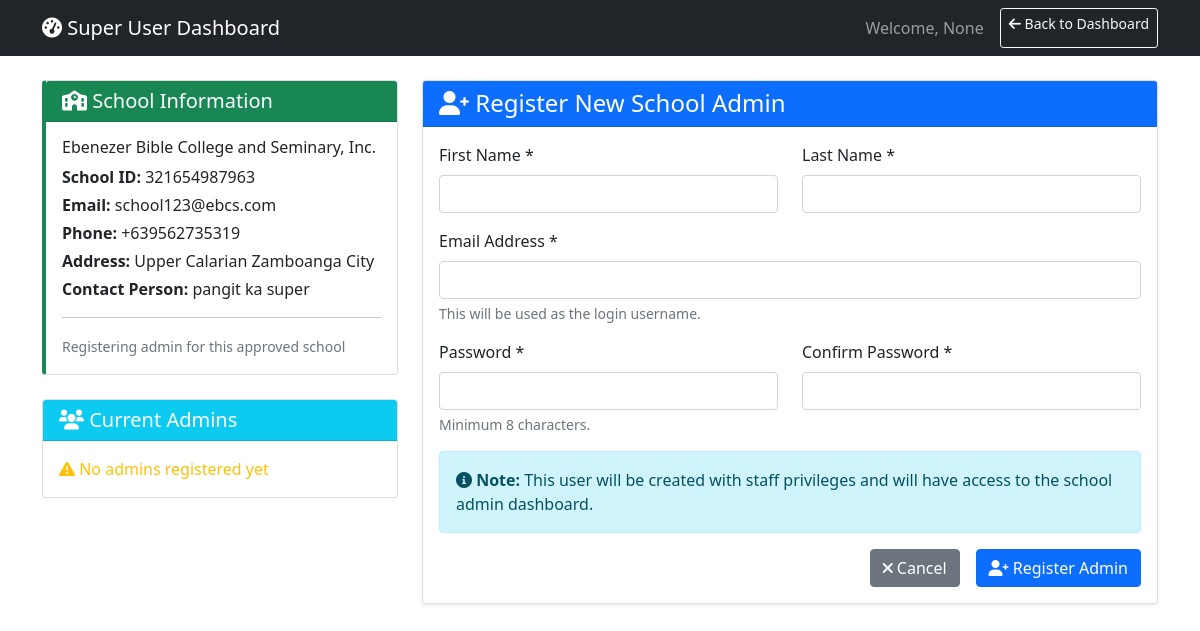
Screenshot of /school/1/register-admin/ (signed in) with the database file from the repository.
### lesson/models.py (models this page shows, shortened)
class User(AbstractUser):
    ROLE_CHOICES = [
        ('Student Teacher', 'Student Teacher'),
        ('Teacher', 'Teacher'),
        ('Department Head', 'Department Head'),
        ('Admin', 'Admin'),
    ]
    username = None
    email = models.EmailField(unique=True)
    middle_name = models.CharField(max_length=100, blank=True, null=True)
    dob = models.DateField(null=True, blank=True)
    role = models.CharField(max_length=100, choices=ROLE_CHOICES)
    rank = models.CharField(max_length=100)
    department = models.CharField(max_length=100)
    school = models.ForeignKey(
        "SchoolRegistration",  # reference your school model
        on_delete=models.SET_NULL,
        blank=True,
        null=True,
        related_name="users"
    )
    affiliations = models.TextField(blank=True, null=True)
    profile_picture = models.ImageField(
        upload_to='profile_pictures/',
        null=True,
        blank=True,
        help_text="Profile picture for the user"
    )
    USERNAME_FIELD = 'email'
    REQUIRED_FIELDS = ['first_name', 'last_name', 'role', 'rank', 'department']
    objects = CustomUserManager()
    def __str__(self):
        return self.email

class SchoolRegistration(models.Model):
    STATUS_CHOICES = [
        ('pending', 'Pending Review'),
        ('approved', 'Approved'),
        ('rejected', 'Rejected'),
        ('needs_info', 'Needs Additional Information'),
    ]
    REGION_CHOICES = [
        ('Region IX - Zamboanga Peninsula', 'Region IX - Zamboanga Peninsula'),
        ('BARMM', 'BARMM'),
        ('NCR', 'National Capital Region'),
        ('CAR', 'Cordillera Administrative Region'),
        ('Region I - Ilocos Region', 'Region I - Ilocos Region'),
        ('Region II - Cagayan Valley', 'Region II - Cagayan Valley'),
        ('Region III - Central Luzon', 'Region III - Central Luzon'),
        ('Region IV-A - CALABARZON', 'Region IV-A - CALABARZON'),
        ('Region IV-B - MIMAROPA', 'Region IV-B - MIMAROPA'),
        ('Region V - Bicol Region', 'Region V - Bicol Region'),
        ('Region VI - Western Visayas', 'Region VI - Western Visayas'),
        ('Region VII - Central Visayas', 'Region VII - Central Visayas'),
        ('Region VIII - Eastern Visayas', 'Region VIII - Eastern Visayas'),
        ('Region X - Northern Mindanao', 'Region X - Northern Mindanao'),
        ('Region XI - Davao Region', 'Region XI - Davao Region'),
        ('Region XII - SOCCSKSARGEN', 'Region XII - SOCCSKSARGEN'),
        ('Region XIII - Caraga', 'Region XIII - Caraga'),
    ]
    school_name = models.CharField(
        max_length=255,
        verbose_name="Official School Name",
        help_text="Complete official name of the institution"
    )
    school_id = models.CharField(
        max_length=50,
        unique=True,
        verbose_name="School ID / DepEd Code",
        help_text="12-digit DepEd registration code or school identifier"
    )
    year_established = models.PositiveIntegerField(
        verbose_name="Year Established",
        help_text="Year the institution was established"
    )
    password = models.CharField(
        max_length=128,
        verbose_name="Admin Password",
        help_text="Password for the school administrator account",
        null=True,
        blank=True
    )
    address = models.TextField(
        verbose_name="Complete Address",
        help_text="Street, Barangay, City/Municipality"
    )
    province = models.CharField(
        max_length=100,
        verbose_name="Province"
    )
    region = models.CharField(
        max_length=100,
        choices=REGION_CHOICES,
        verbose_name="Region"
    )
    phone_number = models.CharField(
        max_length=20,
        verbose_name="Phone Number",
        help_text="Main contact phone number"
    )
    email = models.EmailField(
        verbose_name="Email Address",
        help_text="Official school email address"
    )
    website = models.URLField(
        blank=True,
        null=True,
        verbose_name="Website",
        help_text="School's official website"
    )
    facebook_page = models.URLField(
        blank=True,
        null=True,
        verbose_name="Facebook Page",
        help_text="School's official Facebook page"
    )
    contact_person = models.CharField(
        max_length=255,
        verbose_name="Contact Person Name",
        help_text="Primary contact person for system administration"
    )
    position = models.CharField(
        max_length=100,
        verbose_name="Position/Title",
        help_text="Job title of the contact person"
    )
    contact_email = models.EmailField(
        verbose_name="Contact Email",
        help_text="Email address of the contact person"
    )
    contact_phone = models.CharField(
        max_length=20,
        verbose_name="Contact Phone",
        help_text="Phone number of the contact person"
    )
    accuracy = models.BooleanField(
        default=False,
        verbose_name="Information Accuracy Certification",
        help_text="Certifies that all information provided is accurate and complete"
    )
    terms = models.BooleanField(
        default=False,
        verbose_name="Terms and Privacy Agreement",
        help_text="Agreement to Terms of Service and Privacy Policy"
    )
    communications = models.BooleanField(
        default=False,
        verbose_name="Communications Consent",
        help_text="Consent to receive updates about platform features via email"
    )
    status = models.CharField(
        max_length=20,
        choices=STATUS_CHOICES,
        default='pending',
        verbose_name="Registration Status"
    )
    admin_notes = models.TextField(
        blank=True,
        null=True,
        verbose_name="Admin Notes",
        help_text="Internal notes for administrators"
    )
    created_at = models.DateTimeField(
        auto_now_add=True,
        verbose_name="Registration Date"
    )
    updated_at = models.DateTimeField(
        auto_now=True,
        verbose_name="Last Updated"
    )
    processed_at = models.DateTimeField(
        blank=True,
        null=True,
        verbose_name="Processing Date",
        help_text="Date when the registration was processed"
    )
    processed_by = models.ForeignKey(
        User,
        on_delete=models.SET_NULL,
        blank=True,
        null=True,
        verbose_name="Processed By",
        help_text="Administrator who processed this registration"
    )
    class Meta:
        verbose_name = "School Registration"
        verbose_name_plural = "School Registrations"
        ordering = ['-created_at']
        indexes = [
            models.Index(fields=['status']),
            models.Index(fields=['created_at']),
            models.Index(fields=['school_id']),
        ]

### lesson/views.py (the view, shortened to what this page needs)
# urls.py: path('school/<int:school_id>/register-admin/', views.register_school_admin, name='register_school_admin'),
@login_required
@user_passes_test(is_superuser)
def register_school_admin(request, school_id):
    school = get_object_or_404(SchoolRegistration, id=school_id, status='approved')
    return render(request, 'register_school_admin.html', {
        'school': school
    })

### lesson/context_processors.py (called while the page is built)
def user_school_info(request):
    if request.user.is_authenticated:
        try:
            return {
                'user_school': request.user.school,
            }
        except Exception as e:
            print(f"Context processor error: {e}")
            return {}
    return {}

### lesson/views.py (called while the page is built)
def is_superuser(user):
    return user.is_authenticated and user.is_superuser

### lesson/templates/register_school_admin.html (shortened to what this page needs)
<!DOCTYPE html>
<html>
<head>
    <link href="https://cdn.jsdelivr.net/npm/bootstrap@5.1.3/dist/css/bootstrap.min.css" rel="stylesheet">
    <link rel="stylesheet" href="https://cdnjs.cloudflare.com/ajax/libs/font-awesome/6.0.0/css/all.min.css">
</head>
<body>
    <nav class="navbar navbar-expand-lg navbar-dark bg-dark">
        <div class="container">
            <a class="navbar-brand" href="{% url 'super_user_dashboard' %}">
                <i class="fas fa-tachometer-alt"></i> Super User Dashboard
            </a>
            <div class="navbar-nav ms-auto">
                <span class="navbar-text me-3">Welcome, {{ request.user.username }}</span>
                <a class="btn btn-outline-light btn-sm" href="{% url 'super_user_dashboard' %}">
                    <i class="fas fa-arrow-left"></i> Back to Dashboard
                </a>
            </div>
        </div>
    </nav>
    <div class="container mt-4">
        <div class="row">
            <div class="col-md-4">
                <div class="card school-info-card mb-4">
                    <div class="card-header bg-success text-white">
                        <h5 class="mb-0"><i class="fas fa-school"></i> School Information</h5>
                    </div>
                    <div class="card-body">
                        <h6>{{ school.school_name }}</h6>
                        <p class="mb-1"><strong>School ID:</strong> {{ school.school_id }}</p>
                        <p class="mb-1"><strong>Email:</strong> {{ school.email }}</p>
                        <p class="mb-1"><strong>Phone:</strong> {{ school.phone_number }}</p>
                        <p class="mb-1"><strong>Address:</strong> {{ school.address }}</p>
                        <p class="mb-1"><strong>Contact Person:</strong> {{ school.contact_person }}</p>
                        <hr>
                        <p class="mb-0 text-muted">
                            <small>Registering admin for this approved school</small>
                        </p>
                    </div>
                </div>
                <div class="card">
                    <div class="card-header bg-info text-white">
                        <h5 class="mb-0"><i class="fas fa-users"></i> Current Admins</h5>
                    </div>
                    <div class="card-body">
                        {% with admins_count=school.admins.count %}
                            {% if admins_count > 0 %}
                                <p class="mb-2">{{ admins_count }} admin(s) registered</p>
                                <a href="{% url 'school_admin_list' school.id %}" class="btn btn-outline-info btn-sm">
                                    <i class="fas fa-list"></i> View All Admins
                                </a>
                            {% else %}
                                <p class="mb-0 text-warning">
                                    <i class="fas fa-exclamation-triangle"></i> No admins registered yet
                                </p>
                            {% endif %}
                        {% endwith %}
                    </div>
                </div>
            </div>
            <div class="col-md-8">
                <div class="card form-card">
                    <div class="card-header bg-primary text-white">
                        <h4 class="mb-0"><i class="fas fa-user-plus"></i> Register New School Admin</h4>
                    </div>
                    <div class="card-body">
                        <form method="POST">
                            <div class="row">
                                <div class="col-md-6">
                                    <div class="mb-3">
                                        <label for="first_name" class="form-label">First Name *</label>
                                        <input type="text" name="first_name" class="form-control" id="first_name"
                                               required value="{{ first_name|default:'' }}">
                                    </div>
                                </div>
                                <div class="col-md-6">
                                    <div class="mb-3">
                                        <label for="last_name" class="form-label">Last Name *</label>
                                        <input type="text" name="last_name" class="form-control" id="last_name"
                                               required value="{{ last_name|default:'' }}">
                                    </div>
                                </div>
                            </div>
                            <div class="mb-3">
                                <label for="email" class="form-label">Email Address *</label>
                                <input type="email" name="email" class="form-control" id="email"
                                       required value="{{ email|default:'' }}">
                                <div class="form-text">This will be used as the login username.</div>
                            </div>
                            <div class="row">
                                <div class="col-md-6">
                                    <div class="mb-3">
                                        <label for="password" class="form-label">Password *</label>
                                        <input type="password" name="password" class="form-control" id="password" required>
                                        <div class="form-text">Minimum 8 characters.</div>
                                    </div>
                                </div>
                                <div class="col-md-6">
                                    <div class="mb-3">
                                        <label for="confirm_password" class="form-label">Confirm Password *</label>
                                        <input type="password" name="confirm_password" class="form-control" id="confirm_password" required>
                                    </div>
                                </div>
                            </div>
                            <div class="alert alert-info">
                                <i class="fas fa-info-circle"></i>
                                <strong>Note:</strong> This user will be created with staff privileges and will have access to the school admin dashboard.
                            </div>
                            <div class="d-grid gap-2 d-md-flex justify-content-md-end">
                                <a href="{% url 'super_user_dashboard' %}" class="btn btn-secondary me-md-2">
                                    <i class="fas fa-times"></i> Cancel
                                </a>
                                <button type="submit" class="btn btn-primary">
                                    <i class="fas fa-user-plus"></i> Register Admin
                                </button>
                            </div>
                        </form>
                    </div>
                </div>
            </div>
        </div>
    </div>
</body>
</html>

### lesson/templates/register_school_admin.html (style rules this page uses)
.school-info-card { border-left: 4px solid #198754; }
.form-card { box-shadow: 0 0.125rem 0.25rem rgba(0, 0, 0, 0.075); }

### rows the page displays
User: user.username "None"
SchoolRegistration: school_name "Ebenezer Bible College and Seminary, Inc.", school_id "321654987963", email "school123@ebcs.com", phone_number "+639562735319", address "Upper Calarian Zamboanga City", contact_person "pangit ka super"
